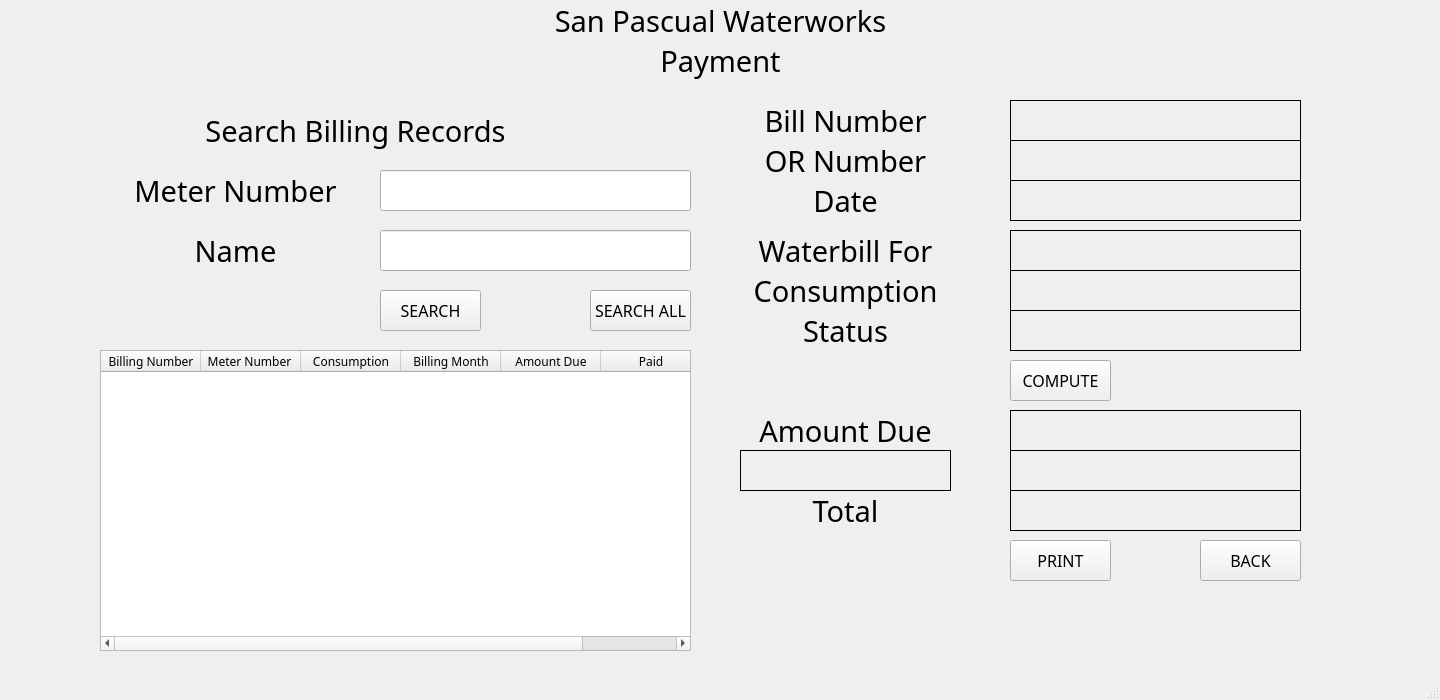
<?xml version="1.0" encoding="UTF-8"?>
<ui version="4.0">
 <class>paymentWindow</class>
 <widget class="QMainWindow" name="paymentWindow">
  <property name="geometry">
   <rect>
    <x>0</x>
    <y>0</y>
    <width>1440</width>
    <height>700</height>
   </rect>
  </property>
  <property name="windowTitle">
   <string>San Pascual Waterworks</string>
  </property>
  <widget class="QWidget" name="centralwidget">
   <widget class="QLabel" name="label">
    <property name="geometry">
     <rect>
      <x>0</x>
      <y>0</y>
      <width>1441</width>
      <height>41</height>
     </rect>
    </property>
    <property name="font">
     <font>
      <family>MS Gothic</family>
      <pointsize>22</pointsize>
     </font>
    </property>
    <property name="text">
     <string>San Pascual Waterworks</string>
    </property>
    <property name="alignment">
     <set>Qt::AlignCenter</set>
    </property>
   </widget>
   <widget class="QLabel" name="label_2">
    <property name="geometry">
     <rect>
      <x>0</x>
      <y>40</y>
      <width>1441</width>
      <height>41</height>
     </rect>
    </property>
    <property name="font">
     <font>
      <family>MS Gothic</family>
      <pointsize>22</pointsize>
     </font>
    </property>
    <property name="text">
     <string>Payment</string>
    </property>
    <property name="alignment">
     <set>Qt::AlignCenter</set>
    </property>
   </widget>
   <widget class="QLabel" name="label_3">
    <property name="geometry">
     <rect>
      <x>0</x>
      <y>110</y>
      <width>711</width>
      <height>41</height>
     </rect>
    </property>
    <property name="font">
     <font>
      <family>MS Gothic</family>
      <pointsize>22</pointsize>
     </font>
    </property>
    <property name="text">
     <string>Search Billing Records</string>
    </property>
    <property name="alignment">
     <set>Qt::AlignCenter</set>
    </property>
   </widget>
   <widget class="QLabel" name="label_4">
    <property name="geometry">
     <rect>
      <x>90</x>
      <y>170</y>
      <width>291</width>
      <height>41</height>
     </rect>
    </property>
    <property name="font">
     <font>
      <family>MS Gothic</family>
      <pointsize>22</pointsize>
     </font>
    </property>
    <property name="text">
     <string>Meter Number</string>
    </property>
    <property name="alignment">
     <set>Qt::AlignCenter</set>
    </property>
   </widget>
   <widget class="QLineEdit" name="lineMeter">
    <property name="geometry">
     <rect>
      <x>380</x>
      <y>170</y>
      <width>311</width>
      <height>41</height>
     </rect>
    </property>
    <property name="font">
     <font>
      <family>MS Gothic</family>
      <pointsize>22</pointsize>
      <weight>75</weight>
      <bold>true</bold>
     </font>
    </property>
    <property name="text">
     <string/>
    </property>
   </widget>
   <widget class="QLabel" name="label_5">
    <property name="geometry">
     <rect>
      <x>90</x>
      <y>230</y>
      <width>291</width>
      <height>41</height>
     </rect>
    </property>
    <property name="font">
     <font>
      <family>MS Gothic</family>
      <pointsize>22</pointsize>
     </font>
    </property>
    <property name="text">
     <string>Name</string>
    </property>
    <property name="alignment">
     <set>Qt::AlignCenter</set>
    </property>
   </widget>
   <widget class="QLineEdit" name="lineName">
    <property name="geometry">
     <rect>
      <x>380</x>
      <y>230</y>
      <width>311</width>
      <height>41</height>
     </rect>
    </property>
    <property name="font">
     <font>
      <family>MS Gothic</family>
      <pointsize>22</pointsize>
      <weight>75</weight>
      <bold>true</bold>
     </font>
    </property>
    <property name="text">
     <string/>
    </property>
   </widget>
   <widget class="QPushButton" name="btnSearch">
    <property name="geometry">
     <rect>
      <x>380</x>
      <y>290</y>
      <width>101</width>
      <height>41</height>
     </rect>
    </property>
    <property name="font">
     <font>
      <family>MS Gothic</family>
      <pointsize>12</pointsize>
     </font>
    </property>
    <property name="text">
     <string>SEARCH</string>
    </property>
   </widget>
   <widget class="QPushButton" name="btnSearchAll">
    <property name="geometry">
     <rect>
      <x>590</x>
      <y>290</y>
      <width>101</width>
      <height>41</height>
     </rect>
    </property>
    <property name="font">
     <font>
      <family>MS Gothic</family>
      <pointsize>12</pointsize>
     </font>
    </property>
    <property name="text">
     <string>SEARCH ALL</string>
    </property>
   </widget>
   <widget class="QTableWidget" name="tableWidget">
    <property name="geometry">
     <rect>
      <x>100</x>
      <y>350</y>
      <width>591</width>
      <height>301</height>
     </rect>
    </property>
    <property name="font">
     <font>
      <family>MS Gothic</family>
     </font>
    </property>
    <column>
     <property name="text">
      <string>Billing Number</string>
     </property>
    </column>
    <column>
     <property name="text">
      <string>Meter Number </string>
     </property>
    </column>
    <column>
     <property name="text">
      <string>Consumption</string>
     </property>
    </column>
    <column>
     <property name="text">
      <string>Billing Month</string>
     </property>
    </column>
    <column>
     <property name="text">
      <string>Amount Due</string>
     </property>
    </column>
    <column>
     <property name="text">
      <string>Paid</string>
     </property>
    </column>
   </widget>
   <widget class="QLabel" name="label_6">
    <property name="geometry">
     <rect>
      <x>700</x>
      <y>100</y>
      <width>291</width>
      <height>41</height>
     </rect>
    </property>
    <property name="font">
     <font>
      <family>MS Gothic</family>
      <pointsize>22</pointsize>
     </font>
    </property>
    <property name="text">
     <string>Bill Number</string>
    </property>
    <property name="alignment">
     <set>Qt::AlignCenter</set>
    </property>
   </widget>
   <widget class="QLabel" name="label_7">
    <property name="geometry">
     <rect>
      <x>700</x>
      <y>140</y>
      <width>291</width>
      <height>41</height>
     </rect>
    </property>
    <property name="font">
     <font>
      <family>MS Gothic</family>
      <pointsize>22</pointsize>
     </font>
    </property>
    <property name="text">
     <string>OR Number</string>
    </property>
    <property name="alignment">
     <set>Qt::AlignCenter</set>
    </property>
   </widget>
   <widget class="QLabel" name="label_8">
    <property name="geometry">
     <rect>
      <x>700</x>
      <y>180</y>
      <width>291</width>
      <height>41</height>
     </rect>
    </property>
    <property name="font">
     <font>
      <family>MS Gothic</family>
      <pointsize>22</pointsize>
     </font>
    </property>
    <property name="text">
     <string>Date</string>
    </property>
    <property name="alignment">
     <set>Qt::AlignCenter</set>
    </property>
   </widget>
   <widget class="QLabel" name="lblBill">
    <property name="geometry">
     <rect>
      <x>1010</x>
      <y>100</y>
      <width>291</width>
      <height>41</height>
     </rect>
    </property>
    <property name="font">
     <font>
      <family>MS Gothic</family>
      <pointsize>22</pointsize>
     </font>
    </property>
    <property name="frameShape">
     <enum>QFrame::Box</enum>
    </property>
    <property name="text">
     <string/>
    </property>
    <property name="alignment">
     <set>Qt::AlignCenter</set>
    </property>
   </widget>
   <widget class="QLabel" name="lblDate">
    <property name="geometry">
     <rect>
      <x>1010</x>
      <y>180</y>
      <width>291</width>
      <height>41</height>
     </rect>
    </property>
    <property name="font">
     <font>
      <family>MS Gothic</family>
      <pointsize>22</pointsize>
     </font>
    </property>
    <property name="frameShape">
     <enum>QFrame::Box</enum>
    </property>
    <property name="text">
     <string/>
    </property>
    <property name="alignment">
     <set>Qt::AlignCenter</set>
    </property>
   </widget>
   <widget class="QLabel" name="label_9">
    <property name="geometry">
     <rect>
      <x>700</x>
      <y>270</y>
      <width>291</width>
      <height>41</height>
     </rect>
    </property>
    <property name="font">
     <font>
      <family>MS Gothic</family>
      <pointsize>22</pointsize>
     </font>
    </property>
    <property name="text">
     <string>Consumption</string>
    </property>
    <property name="alignment">
     <set>Qt::AlignCenter</set>
    </property>
   </widget>
   <widget class="QLabel" name="label_10">
    <property name="geometry">
     <rect>
      <x>700</x>
      <y>230</y>
      <width>291</width>
      <height>41</height>
     </rect>
    </property>
    <property name="font">
     <font>
      <family>MS Gothic</family>
      <pointsize>22</pointsize>
     </font>
    </property>
    <property name="text">
     <string>Waterbill For</string>
    </property>
    <property name="alignment">
     <set>Qt::AlignCenter</set>
    </property>
   </widget>
   <widget class="QLabel" name="label_11">
    <property name="geometry">
     <rect>
      <x>700</x>
      <y>310</y>
      <width>291</width>
      <height>41</height>
     </rect>
    </property>
    <property name="font">
     <font>
      <family>MS Gothic</family>
      <pointsize>22</pointsize>
     </font>
    </property>
    <property name="text">
     <string>Status</string>
    </property>
    <property name="alignment">
     <set>Qt::AlignCenter</set>
    </property>
   </widget>
   <widget class="QLabel" name="lblFor">
    <property name="geometry">
     <rect>
      <x>1010</x>
      <y>230</y>
      <width>291</width>
      <height>41</height>
     </rect>
    </property>
    <property name="font">
     <font>
      <family>MS Gothic</family>
      <pointsize>22</pointsize>
     </font>
    </property>
    <property name="frameShape">
     <enum>QFrame::Box</enum>
    </property>
    <property name="text">
     <string/>
    </property>
    <property name="alignment">
     <set>Qt::AlignCenter</set>
    </property>
   </widget>
   <widget class="QLabel" name="lblConsumption">
    <property name="geometry">
     <rect>
      <x>1010</x>
      <y>270</y>
      <width>291</width>
      <height>41</height>
     </rect>
    </property>
    <property name="font">
     <font>
      <family>MS Gothic</family>
      <pointsize>22</pointsize>
     </font>
    </property>
    <property name="frameShape">
     <enum>QFrame::Box</enum>
    </property>
    <property name="text">
     <string/>
    </property>
    <property name="alignment">
     <set>Qt::AlignCenter</set>
    </property>
   </widget>
   <widget class="QLabel" name="lblStatus">
    <property name="geometry">
     <rect>
      <x>1010</x>
      <y>310</y>
      <width>291</width>
      <height>41</height>
     </rect>
    </property>
    <property name="font">
     <font>
      <family>MS Gothic</family>
      <pointsize>22</pointsize>
     </font>
    </property>
    <property name="frameShape">
     <enum>QFrame::Box</enum>
    </property>
    <property name="text">
     <string/>
    </property>
    <property name="alignment">
     <set>Qt::AlignCenter</set>
    </property>
   </widget>
   <widget class="QPushButton" name="btnCompute">
    <property name="geometry">
     <rect>
      <x>1010</x>
      <y>360</y>
      <width>101</width>
      <height>41</height>
     </rect>
    </property>
    <property name="font">
     <font>
      <family>MS Gothic</family>
      <pointsize>12</pointsize>
     </font>
    </property>
    <property name="text">
     <string>COMPUTE</string>
    </property>
   </widget>
   <widget class="QLabel" name="lblSub">
    <property name="geometry">
     <rect>
      <x>1010</x>
      <y>450</y>
      <width>291</width>
      <height>41</height>
     </rect>
    </property>
    <property name="font">
     <font>
      <family>MS Gothic</family>
      <pointsize>22</pointsize>
     </font>
    </property>
    <property name="frameShape">
     <enum>QFrame::Box</enum>
    </property>
    <property name="text">
     <string/>
    </property>
    <property name="alignment">
     <set>Qt::AlignCenter</set>
    </property>
   </widget>
   <widget class="QLabel" name="lblDue">
    <property name="geometry">
     <rect>
      <x>1010</x>
      <y>410</y>
      <width>291</width>
      <height>41</height>
     </rect>
    </property>
    <property name="font">
     <font>
      <family>MS Gothic</family>
      <pointsize>22</pointsize>
     </font>
    </property>
    <property name="frameShape">
     <enum>QFrame::Box</enum>
    </property>
    <property name="text">
     <string/>
    </property>
    <property name="alignment">
     <set>Qt::AlignCenter</set>
    </property>
   </widget>
   <widget class="QLabel" name="label_12">
    <property name="geometry">
     <rect>
      <x>700</x>
      <y>410</y>
      <width>291</width>
      <height>41</height>
     </rect>
    </property>
    <property name="font">
     <font>
      <family>MS Gothic</family>
      <pointsize>22</pointsize>
     </font>
    </property>
    <property name="text">
     <string>Amount Due</string>
    </property>
    <property name="alignment">
     <set>Qt::AlignCenter</set>
    </property>
   </widget>
   <widget class="QLabel" name="label_13">
    <property name="geometry">
     <rect>
      <x>700</x>
      <y>450</y>
      <width>291</width>
      <height>41</height>
     </rect>
    </property>
    <property name="font">
     <font>
      <family>MS Gothic</family>
      <pointsize>22</pointsize>
     </font>
    </property>
    <property name="text">
     <string/>
    </property>
    <property name="alignment">
     <set>Qt::AlignCenter</set>
    </property>
   </widget>
   <widget class="QLabel" name="label_14">
    <property name="geometry">
     <rect>
      <x>700</x>
      <y>490</y>
      <width>291</width>
      <height>41</height>
     </rect>
    </property>
    <property name="font">
     <font>
      <family>MS Gothic</family>
      <pointsize>22</pointsize>
     </font>
    </property>
    <property name="text">
     <string>Total</string>
    </property>
    <property name="alignment">
     <set>Qt::AlignCenter</set>
    </property>
   </widget>
   <widget class="QPushButton" name="btnPrint">
    <property name="geometry">
     <rect>
      <x>1010</x>
      <y>540</y>
      <width>101</width>
      <height>41</height>
     </rect>
    </property>
    <property name="font">
     <font>
      <family>MS Gothic</family>
      <pointsize>12</pointsize>
     </font>
    </property>
    <property name="text">
     <string>PRINT</string>
    </property>
   </widget>
   <widget class="QLabel" name="lblPenalty">
    <property name="geometry">
     <rect>
      <x>740</x>
      <y>450</y>
      <width>211</width>
      <height>41</height>
     </rect>
    </property>
    <property name="font">
     <font>
      <family>MS Gothic</family>
      <pointsize>22</pointsize>
     </font>
    </property>
    <property name="frameShape">
     <enum>QFrame::Box</enum>
    </property>
    <property name="text">
     <string/>
    </property>
    <property name="alignment">
     <set>Qt::AlignCenter</set>
    </property>
   </widget>
   <widget class="QPushButton" name="btnPrint_3">
    <property name="geometry">
     <rect>
      <x>1200</x>
      <y>540</y>
      <width>101</width>
      <height>41</height>
     </rect>
    </property>
    <property name="font">
     <font>
      <family>MS Gothic</family>
      <pointsize>12</pointsize>
     </font>
    </property>
    <property name="text">
     <string>BACK</string>
    </property>
   </widget>
   <widget class="QLabel" name="lblSub_2">
    <property name="geometry">
     <rect>
      <x>1010</x>
      <y>490</y>
      <width>291</width>
      <height>41</height>
     </rect>
    </property>
    <property name="font">
     <font>
      <family>MS Gothic</family>
      <pointsize>22</pointsize>
     </font>
    </property>
    <property name="frameShape">
     <enum>QFrame::Box</enum>
    </property>
    <property name="text">
     <string/>
    </property>
    <property name="alignment">
     <set>Qt::AlignCenter</set>
    </property>
   </widget>
   <widget class="QLabel" name="lblORNum">
    <property name="geometry">
     <rect>
      <x>1010</x>
      <y>140</y>
      <width>291</width>
      <height>41</height>
     </rect>
    </property>
    <property name="font">
     <font>
      <family>MS Gothic</family>
      <pointsize>22</pointsize>
     </font>
    </property>
    <property name="frameShape">
     <enum>QFrame::Box</enum>
    </property>
    <property name="text">
     <string/>
    </property>
    <property name="alignment">
     <set>Qt::AlignCenter</set>
    </property>
   </widget>
  </widget>
  <widget class="QMenuBar" name="menubar">
   <property name="geometry">
    <rect>
     <x>0</x>
     <y>0</y>
     <width>1440</width>
     <height>21</height>
    </rect>
   </property>
  </widget>
  <widget class="QStatusBar" name="statusbar"/>
 </widget>
 <resources/>
 <connections/>
</ui>
